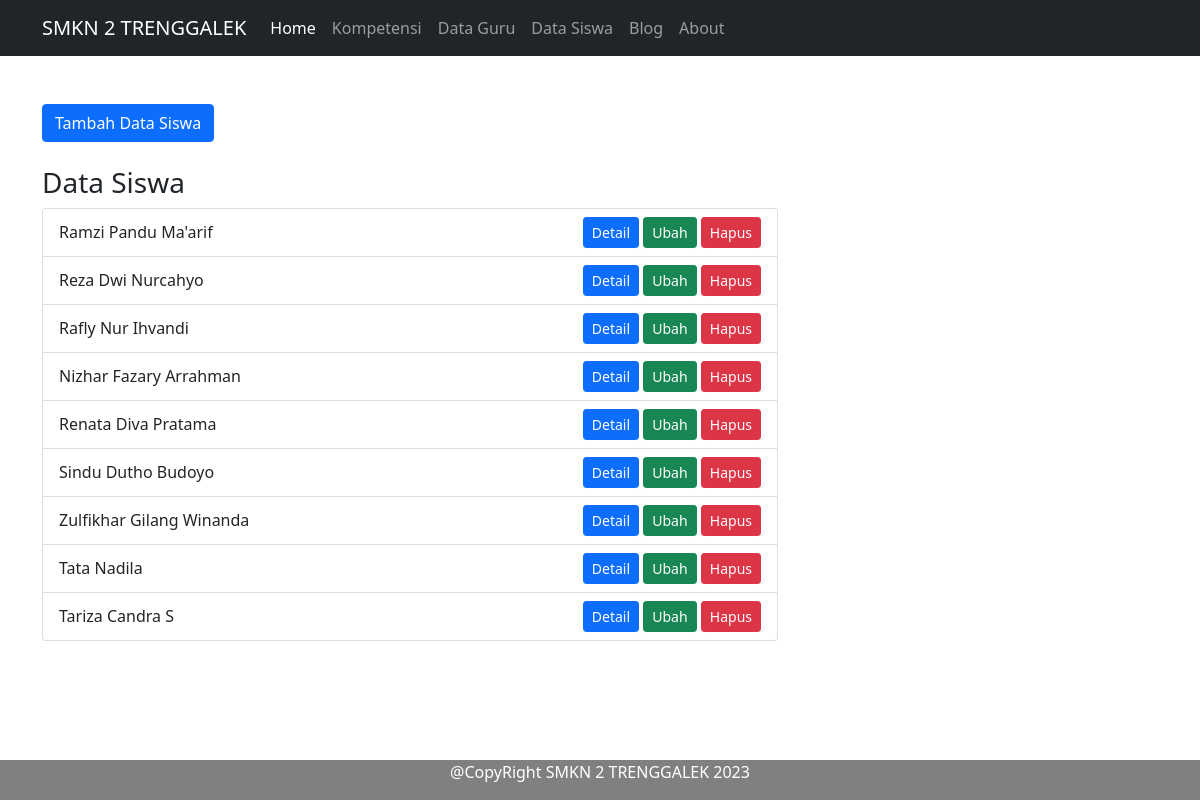
The page /public/siswa/index on the database its author committed.
### tables this page shows
CREATE TABLE `data_siswa` (
  `id` int(10) NOT NULL,
  `nama` varchar(255) NOT NULL,
  `jenis_kelamin` varchar(255) NOT NULL,
  `alamat` varchar(255) NOT NULL
);

### app/core/Controller.php (called while the page is built, shortened)
<?php
class Controller
{
    public function view($view, $data = [])
    {
        require_once "../app/view/" . $view . '.php';
    }
    public function model($model)
    {
        return new $model;
    }
}

### app/controller/Siswa.php (called while the page is built, shortened)
<?php
class Siswa extends Controller
{
    public function index()
    {
        $data['judul'] = "Siswa";
        $data['siswa'] = $this->model("Siswa_model")->getAllBlog();
        $this->view('templates/header', $data);
        $this->view('siswa/index', $data);
        $this->view('templates/footer');
    }
}

### app/core/App.php (called while the page is built, shortened)
<?php
class App
{
    protected $method = "index";
    protected $params = [];
    public function __construct()
    {
        $url = $this-> parseURL();
        if(file_exists('../app/controller/'.$url[0].'.php')){
            unset($url[0]);
        }
        $this ->controller = new
        $this ->controller;
        if(isset($url[1]))
        {
            if(method_exists($this->controller,$url[1])){
                $this->method=$url[1];
            }
        }
        call_user_func_array([$this->controller,$this->method],$this->params);
    }
    public function parseURL()
    {
        if (isset($_GET['url']))
        {
            $url = rtrim($_GET['url'], "/");
            $url = filter_var($url,FILTER_SANITIZE_URL);
            $url = explode('/',$url);
            return $url;
        }
    }
}

### public/index.php (called while the page is built, shortened)
<?php
$app = new App;

### app/core/Database.php (called while the page is built, shortened)
<?php
class Database{
    private $host = DB_HOST;
    private $user = DB_USER;
    private $pass = DB_PASS;
    private $db_name = DB_NAME;
    private $dbh;
    private $stmt;
    public function __construct(){
        $dsn = "mysql:host=" . $this->host . ";dbname=" . $this->db_name;
        $option = [
        PDO::ATTR_PERSISTENT => true,
        PDO::ATTR_ERRMODE => PDO::ERRMODE_EXCEPTION
        ];
        try {
        $this->dbh = new PDO($dsn, $this->user, $this->pass, $option);
        } catch (PDOException $e) {
        die($e->getMessage());
        }
    }
        public function query($query)
        {
            $this->stmt = $this->dbh->prepare($query);
        }
     public function execute()
    {
        $this->stmt->execute();
    }
    public function resultAll()
    {
        $this->execute();
        return $this->stmt->fetchAll(PDO::FETCH_ASSOC);
    }
}

### app/model/Siswa_model.php (called while the page is built, shortened)
<?php
class Siswa_model
{
    private $table = 'data_siswa';
    private $db;
    public function __construct()
    {
        $this->db = new Database;
    }
    public function getAllBlog()
    {
        $this->db->query("SELECT * FROM " . $this->table);
        return $this->db->resultAll();
    }
}

### app/view/siswa/index.php (the view, shortened to what this page needs)
<div class="container mt-5">
    <div class="row">
        <div class="col-8">
            <button type="button" class="btn btn-primary" data-bs-toggle="modal" data-bs-target="#exampleModal">
                Tambah Data Siswa
            </button>
            <h3 class="mt-4">Data Siswa</h3>
            <ul class="list-group">
                <?php foreach ($data['siswa'] as $siswa) : ?>
                    <li class="list-group-item list-group-item d-flex justify-content-between align-items-center">
                        <?= $siswa['nama']; ?>
                        <div class="fload-end">
                            <a href="<?= BASE_URL; ?>/siswa/detail/<?= $siswa['id']; ?>" class="btn btn-primary btn-sm">Detail</a>
                            <button type="button" class="btn btn-success btn-sm" onclick="ubah_data(this)" data-id="ubah_<?= $siswa['id']; ?>">Ubah</button>
                            <a href="<?= BASE_URL; ?>/siswa/hapus/<?= $siswa['id']; ?>" class="btn btn-danger btn-sm">Hapus</a>
                        </div>
                    </li>
                <?php endforeach; ?>
            </ul>
        </div>
    </div>
</div>

### app/view/templates/header.php (shortened to what this page needs)
<!DOCTYPE html>
<html lang="en">
<head>
    <link rel="stylesheet" href="<?= BASE_URL; ?>/css/bootstrap.css">
</head>
<body>
    <nav class="navbar navbar-expand-lg navbar-dark bg-dark">
        <div class="container">
            <a class="navbar-brand" href="<?= BASE_URL; ?>/home">SMKN 2 TRENGGALEK</a>
            <div class="collapse navbar-collapse" id="navbarNavAltMarkup">
                <div class="navbar-nav">
                    <a class="nav-item nav-link active" href="<?= BASE_URL ?>/home">Home <span class="sr-only"></span></a>
                    <a class="nav-item nav-link" href="<?= BASE_URL ?>/kompetensi/index">Kompetensi</a>
                    <a class="nav-item nav-link" href="<?= BASE_URL ?>/guru">Data Guru</a>
                    <a class="nav-item nav-link" href="<?= BASE_URL ?>/siswa/index"> Data Siswa</a>
                    <a class="nav-item nav-link" href="<?= BASE_URL ?>/blog">Blog</a>
                    <a class="nav-item nav-link" href="<?= BASE_URL ?>/user/profile">About</a>
                </div>
            </div>
    </nav>

### app/view/templates/footer.php (shortened to what this page needs)
<footer>
    <p>@CopyRight SMKN 2 TRENGGALEK 2023</p>
</footer>
</body>
</html>

### app/view/templates/footer.php (style rules this page uses)
footer { position: fixed; left: 0; bottom: 0; width: 100%; background-color: gray; color: white; text-align: center; }

### rows shown on the page
data_siswa: nama "Ramzi Pandu Ma'arif"
data_siswa: nama "Reza Dwi Nurcahyo"
data_siswa: nama "Rafly Nur Ihvandi"
data_siswa: nama "Nizhar Fazary Arrahman"
data_siswa: nama "Renata Diva Pratama"
data_siswa: nama "Sindu Dutho Budoyo"
data_siswa: nama "Zulfikhar Gilang Winanda"
data_siswa: nama "Tata Nadila"
data_siswa: nama "Tariza Candra S"
